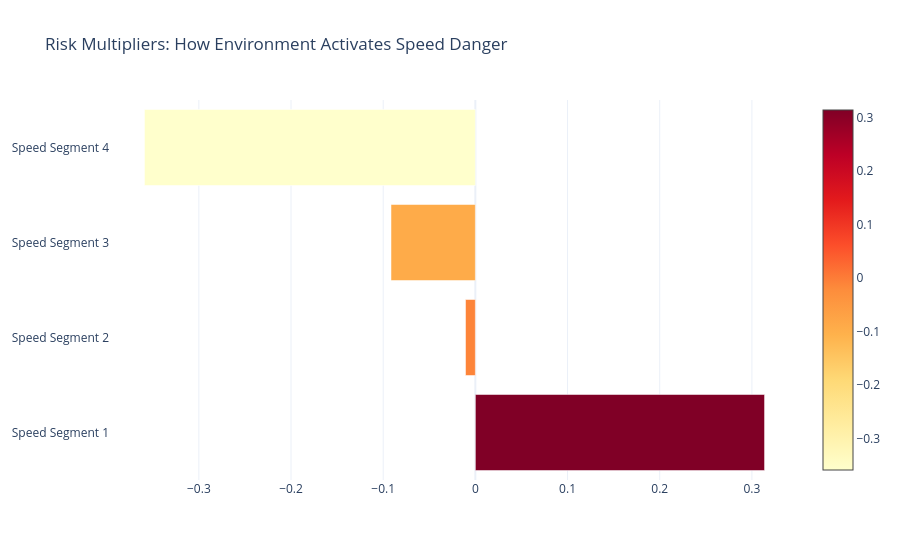

Notebook code cell kept with this figure:
### Code cell
# --- 4. SEGMENT EXTRACTION & VISUALIZATION ---
segments_speed = pd.DataFrame(extract_tree_rules_native(intrp_speed, X_speed.columns.tolist()))
segments_speed = segments_speed.sort_values('cate', ascending=False) # Rank by highest risk increase

# Plotly Horizontal Bar
fig = go.Figure(go.Bar(
    y=[f"Speed Segment {i+1}" for i in range(len(segments_speed))],
    x=segments_speed['cate'],
    orientation='h',
    marker=dict(color=segments_speed['cate'], colorscale='YlOrRd', showscale=True),
    customdata=np.stack((segments_speed['rule'], segments_speed['n_samples']), axis=-1),
    hovertemplate='<b>%{y}</b><br>Speed Risk (τ): %{x:.4f}<br>Rule: %{customdata[0]}<br>N: %{customdata[1]}<extra></extra>'
))
fig.update_layout(title='Risk Multipliers: How Environment Activates Speed Danger', template='plotly_white')
fig.show()

### Figure 1 — Plotly figure (JSON) as saved in the notebook; plotly's stock layout.template omitted (floating-point values rounded to 4 significant figures)
{"data": [{"customdata": [["Road_Condition_Wet > 0.50", 125], ["Road_Condition_Wet <= 0.50 & Road_Condition_Icy <= 0.50 & Road_Condition_Under Construction > 0.50", 75], ["Road_Condition_Wet <= 0.50 & Road_Condition_Icy <= 0.50 & Road_Condition_Under Construction <= 0.50", 329], ["Road_Condition_Wet <= 0.50 & Road_Condition_Icy > 0.50", 130]], "hovertemplate": "<b>%{y}</b><br>Speed Risk (τ): %{x:.4f}<br>Rule: %{customdata[0]}<br>N: %{customdata[1]}<extra></extra>", "marker": {"color": [0.3137, -0.01069, -0.09152, -0.359], "colorscale": [[0, "rgb(255,255,204)"], [0.125, "rgb(255,237,160)"], [0.25, "rgb(254,217,118)"], [0.375, "rgb(254,178,76)"], [0.5, "rgb(253,141,60)"], [0.625, "rgb(252,78,42)"], [0.75, "rgb(227,26,28)"], [0.875, "rgb(189,0,38)"], [1, "rgb(128,0,38)"]], "showscale": true}, "orientation": "h", "type": "bar", "x": [0.3137, -0.01069, -0.09152, -0.359], "y": ["Speed Segment 1", "Speed Segment 2", "Speed Segment 3", "Speed Segment 4"]}], "layout": {"title": {"text": "Risk Multipliers: How Environment Activates Speed Danger"}}}
